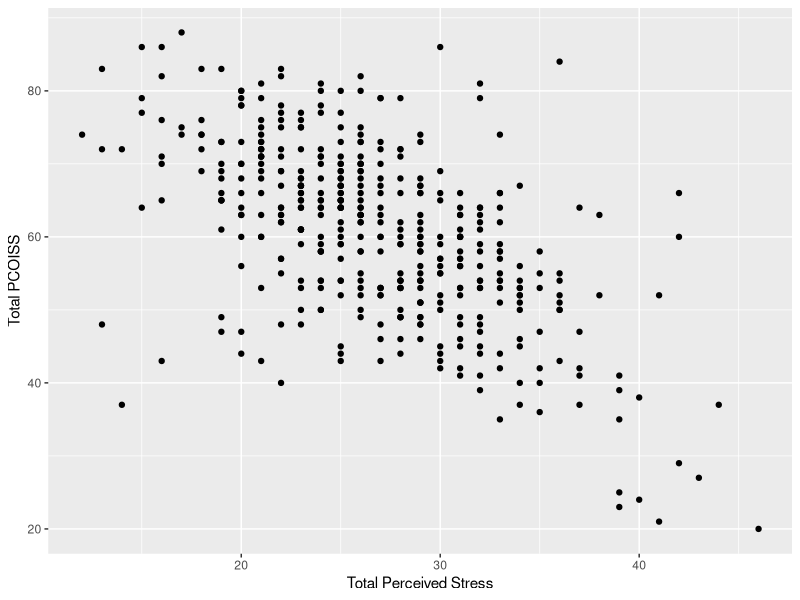
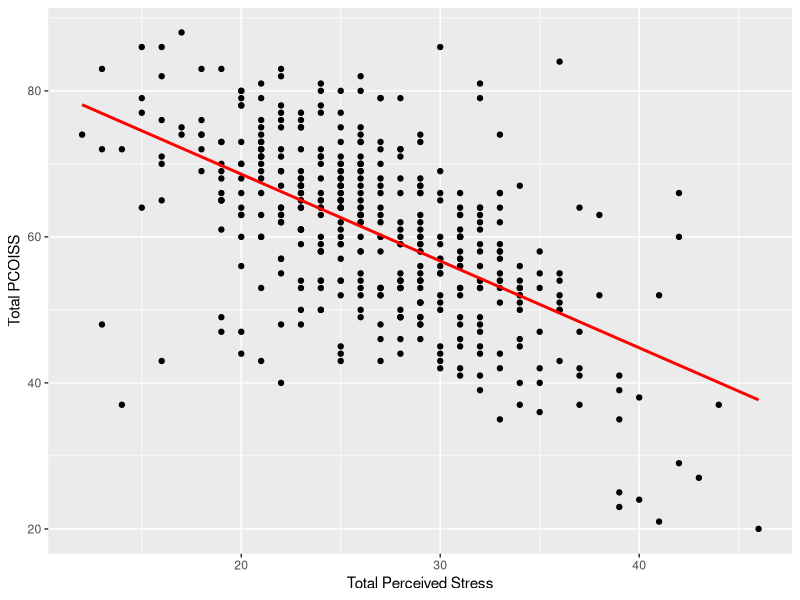

Reproduce these figures in R, in order.
## ---- chunk 1
#We are using a .sav file created from the SPSS file survey.sav  taken from SPSS Survival Manual 6th Edition Julie Pallant
#http://spss.allenandunwin.com.s3-website-ap-southeast-2.amazonaws.com/data-files.html#.Wb0vvnWP-po
#Results on a survey on well being
#We need to load the file so that we can use it in R.

#Either make sure both the script and the file are in the same folder or qualify the path to the file.
getwd()
survey <- read.table("survey.dat")


#Setting the column names to be that used in the dataset but in lowercase to make life a bit easier
colnames(survey) <- tolower(colnames(survey))
#Remember to install these packages if you haven't already done so
library(ggplot2) #For creating histograms with more detail than plot

## ---- chunk 2

#Simple scatterplot of feeling of control and perceived stress
#aes(x,y)
scatter <- ggplot2::ggplot(survey, aes(tpstress, tpcoiss))
scatter + geom_point() + labs(x = "Total Perceived Stress", y = "Total PCOISS") 

#Add a regression line
scatter + geom_point() + geom_smooth(method = "lm", colour = "Red", se = F) + labs(x = "Total Perceived Stress", y = "Total PCOISS") 

#Note: When running this in RStudio the output will appear un the Plots tab on the right hand side, if not visible click the Plots tab
## ---- chunk 3

#Pearson Correlation
stats::cor.test(survey$tpcoiss, survey$tpstress, method='pearson')
stats::cor.test(survey$tposaff, survey$tpstress, method='pearson')
#Spearman Correlation
#Change the method to be spearman.
#This test will give an error since this method uses ranking but cannot handle ties but that is ok with us - we consider this to be missing data
cor.test(survey$tpcoiss, survey$tpstress, method = "spearman")

#We can also use kendall's tau which does handle ties
cor.test(survey$tpcoiss, survey$tpstress, method = "kendall")
stats::cor.test(survey$tposaff, survey$tpstress, method='kendall')
